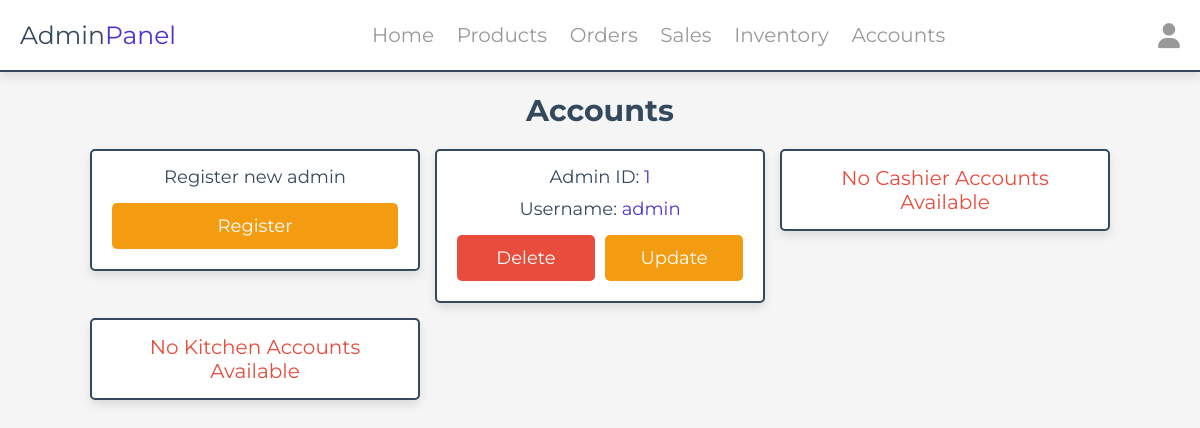
Page /admin/admin_accounts.php (signed in) on the earlier database version.
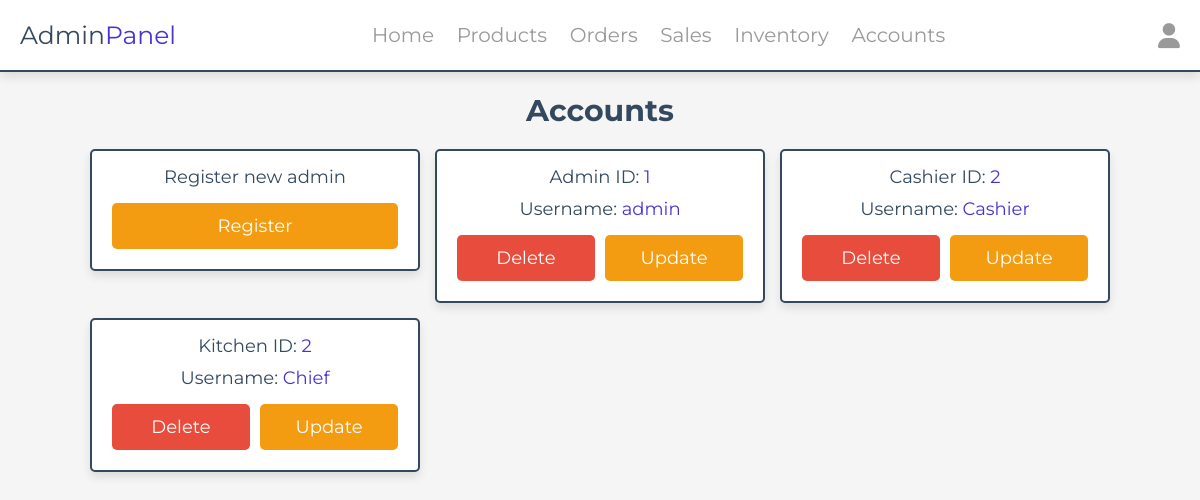
Same page on the later database version.
### tables this page shows
CREATE TABLE `cashier` (
  `id` int(11) NOT NULL,
  `name` varchar(255) NOT NULL,
  `password` varchar(255) NOT NULL
);

CREATE TABLE `kitchen` (
  `id` int(11) NOT NULL,
  `name` varchar(255) NOT NULL,
  `password` varchar(255) NOT NULL
);

### admin/admin_accounts.php (the view, shortened to what this page needs)
<?php
include '../components/connect.php';
?>
<!DOCTYPE html>
<html lang="en">
<head>
    <link rel="stylesheet" href="https://cdnjs.cloudflare.com/ajax/libs/font-awesome/6.1.1/css/all.min.css">
    <link rel="stylesheet" href="../css/admin_style.css">
</head>
<body>
    <?php include '../components/admin_header.php' ?>
    <section class="accounts">
        <h1 class="heading">Accounts</h1>
        <div class="box-container">
            <div class="box">
                <p>Register new admin</p>
                <a href="register_admin.php" class="option-btn">Register</a>
            </div>
            <?php
            $account_types = ['admin', 'cashier', 'kitchen'];
            foreach ($account_types as $account_type) {
                $select_account = $conn->prepare("SELECT * FROM `$account_type`");
                $select_account->execute();
                if ($select_account->rowCount() > 0) {
                    while ($fetch_accounts = $select_account->fetch(PDO::FETCH_ASSOC)) {
            ?>
            <div class="box">
                <p><?= ucfirst($account_type); ?> ID: <span><?= $fetch_accounts['id']; ?></span></p>
                <p>Username: <span><?= $fetch_accounts['name']; ?></span></p>
                <div class="flex-btn">
                    <a href="admin_accounts.php?delete=<?= $fetch_accounts['id']; ?>&type=<?= $account_type; ?>"
                        class="delete-btn" onclick="return confirm('Delete this account?');">Delete</a>
                    <a href="admin_accounts.php?update=<?= $fetch_accounts['name']; ?>&type=<?= $account_type; ?>"
                        class="option-btn">Update</a>
                </div>
            </div>
            <?php
                    }
                } else {
                    echo "<p class='empty'>No $account_type accounts available</p>";
                }
            }
            ?>
        </div>
    </section>
</body>
</html>

Differences in the rows shown:
added cashier: account_type "Cashier", id "2", name "Cashier"
added kitchen: account_type "Kitchen", id "2", name "Chief"
Other differences:
list line gone: "No Cashier Accounts Available"
list line gone: "No Kitchen Accounts Available"
